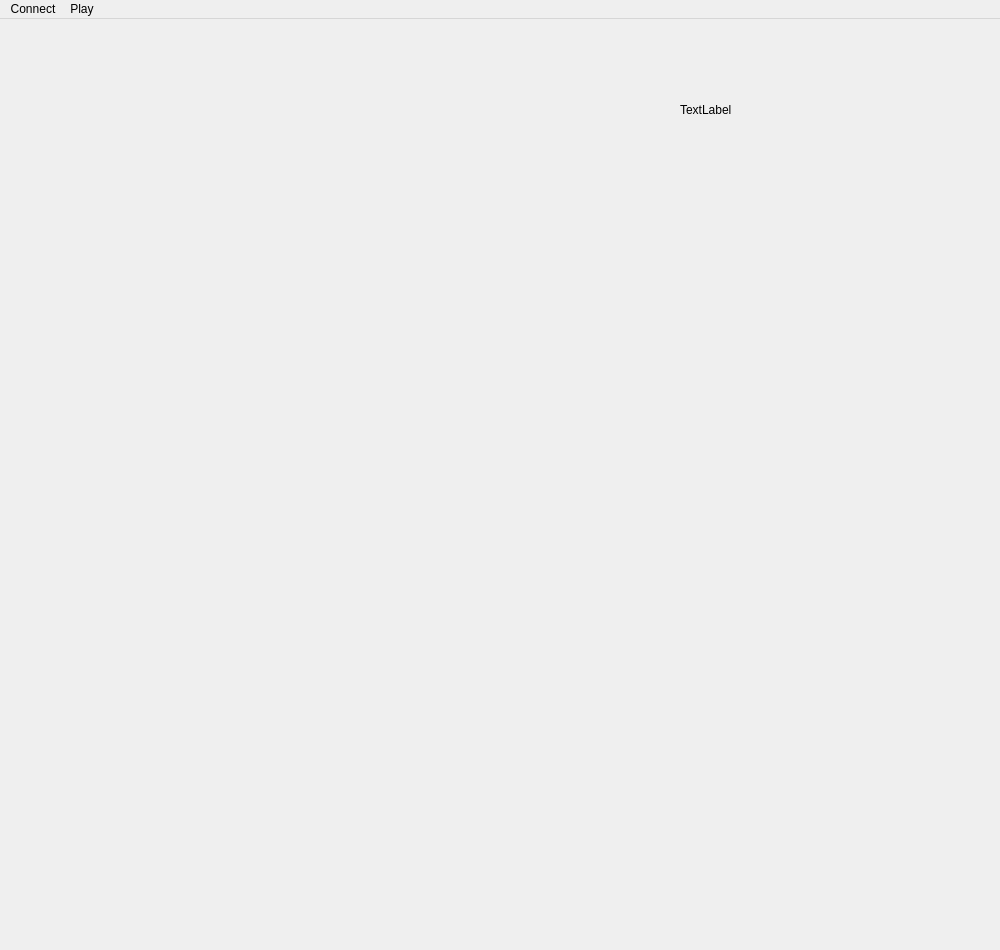
<?xml version="1.0" encoding="UTF-8"?>
<ui version="4.0">
 <class>MainWindow</class>
 <widget class="QMainWindow" name="MainWindow">
  <property name="geometry">
   <rect>
    <x>0</x>
    <y>0</y>
    <width>1000</width>
    <height>950</height>
   </rect>
  </property>
  <property name="minimumSize">
   <size>
    <width>1000</width>
    <height>950</height>
   </size>
  </property>
  <property name="maximumSize">
   <size>
    <width>1000</width>
    <height>950</height>
   </size>
  </property>
  <property name="windowTitle">
   <string>MainWindow</string>
  </property>
  <widget class="QWidget" name="centralwidget">
   <widget class="Board" name="board" native="true">
    <property name="geometry">
     <rect>
      <x>0</x>
      <y>0</y>
      <width>640</width>
      <height>920</height>
     </rect>
    </property>
    <property name="minimumSize">
     <size>
      <width>640</width>
      <height>920</height>
     </size>
    </property>
    <property name="maximumSize">
     <size>
      <width>640</width>
      <height>920</height>
     </size>
    </property>
   </widget>
   <widget class="QLabel" name="label">
    <property name="geometry">
     <rect>
      <x>680</x>
      <y>20</y>
      <width>241</width>
      <height>141</height>
     </rect>
    </property>
    <property name="text">
     <string>TextLabel</string>
    </property>
   </widget>
   <widget class="QWidget" name="cheatBar" native="true">
    <property name="geometry">
     <rect>
      <x>640</x>
      <y>850</y>
      <width>360</width>
      <height>100</height>
     </rect>
    </property>
   </widget>
  </widget>
  <widget class="QMenuBar" name="menuBar">
   <property name="geometry">
    <rect>
     <x>0</x>
     <y>0</y>
     <width>1000</width>
     <height>21</height>
    </rect>
   </property>
   <widget class="QMenu" name="menuConnect">
    <property name="title">
     <string>Connect</string>
    </property>
    <addaction name="actionCreate_Connection"/>
    <addaction name="actionConnect_to_Server"/>
   </widget>
   <widget class="QMenu" name="menuPlay">
    <property name="title">
     <string>Play</string>
    </property>
    <addaction name="actionStart"/>
    <addaction name="actionAdmit_Defeat"/>
   </widget>
   <addaction name="menuConnect"/>
   <addaction name="menuPlay"/>
  </widget>
  <action name="actionConnect_to_Server">
   <property name="text">
    <string>Connect to Server</string>
   </property>
  </action>
  <action name="actionCreate_Connection">
   <property name="text">
    <string>Create Connection</string>
   </property>
  </action>
  <action name="actionStart">
   <property name="text">
    <string>Start</string>
   </property>
  </action>
  <action name="actionAdmit_Defeat">
   <property name="text">
    <string>Admit Defeat</string>
   </property>
  </action>
 </widget>
 <customwidgets>
  <customwidget>
   <class>Board</class>
   <extends>QWidget</extends>
   <header>board.h</header>
   <container>1</container>
  </customwidget>
 </customwidgets>
 <resources/>
 <connections/>
</ui>
